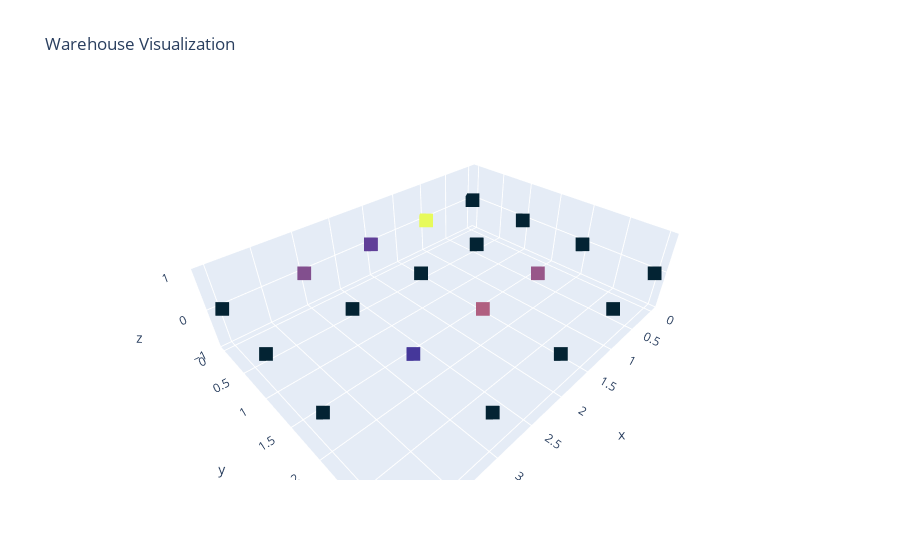

The code cell stored with this chart in its notebook:
### Code cell
fig.show()

### Figure 1 — Plotly figure (JSON) as saved in the notebook; plotly's stock layout.template omitted (floating-point values rounded to 4 significant figures)
{"data": [{"customdata": [[0, -100], [0, -100], [0, -100], [0, -100], [32, 1], [0, -100], [14, 4], [0, -100], [9, 3], [0, -100], [16, 2], [0, -100], [12, 0], [0, -100], [7, 5], [0, -100], [0, -100], [0, -100], [0, -100], [0, -100]], "hovertemplate": "x: %{x}<br>y: %{y}<br>z: %{z}<br>Order Frequency: %{customdata[0]}<br>Product: %{customdata[1]}}", "marker": {"color": [0, 0, 0, 0, 32, 0, 14, 0, 9, 0, 16, 0, 12, 0, 7, 0, 0, 0, 0, 0], "colorscale": [[0, "rgb(3, 35, 51)"], [0.09091, "rgb(13, 48, 100)"], [0.1818, "rgb(53, 50, 155)"], [0.2727, "rgb(93, 62, 153)"], [0.3636, "rgb(126, 77, 143)"], [0.4545, "rgb(158, 89, 135)"], [0.5455, "rgb(193, 100, 121)"], [0.6364, "rgb(225, 113, 97)"], [0.7273, "rgb(246, 139, 69)"], [0.8182, "rgb(251, 173, 60)"], [0.9091, "rgb(246, 211, 70)"], [1, "rgb(231, 250, 90)"]], "size": 5, "symbol": "square"}, "mode": "markers", "type": "scatter3d", "x": [0, 0, 0, 0, 1, 1, 1, 1, 2, 2, 2, 2, 3, 3, 3, 3, 4, 4, 4, 4], "y": [0, 1, 2, 3, 0, 1, 2, 3, 0, 1, 2, 3, 0, 1, 2, 3, 0, 1, 2, 3], "z": [0, 0, 0, 0, 0, 0, 0, 0, 0, 0, 0, 0, 0, 0, 0, 0, 0, 0, 0, 0]}], "layout": {"title": {"text": "Warehouse Visualization"}}}
